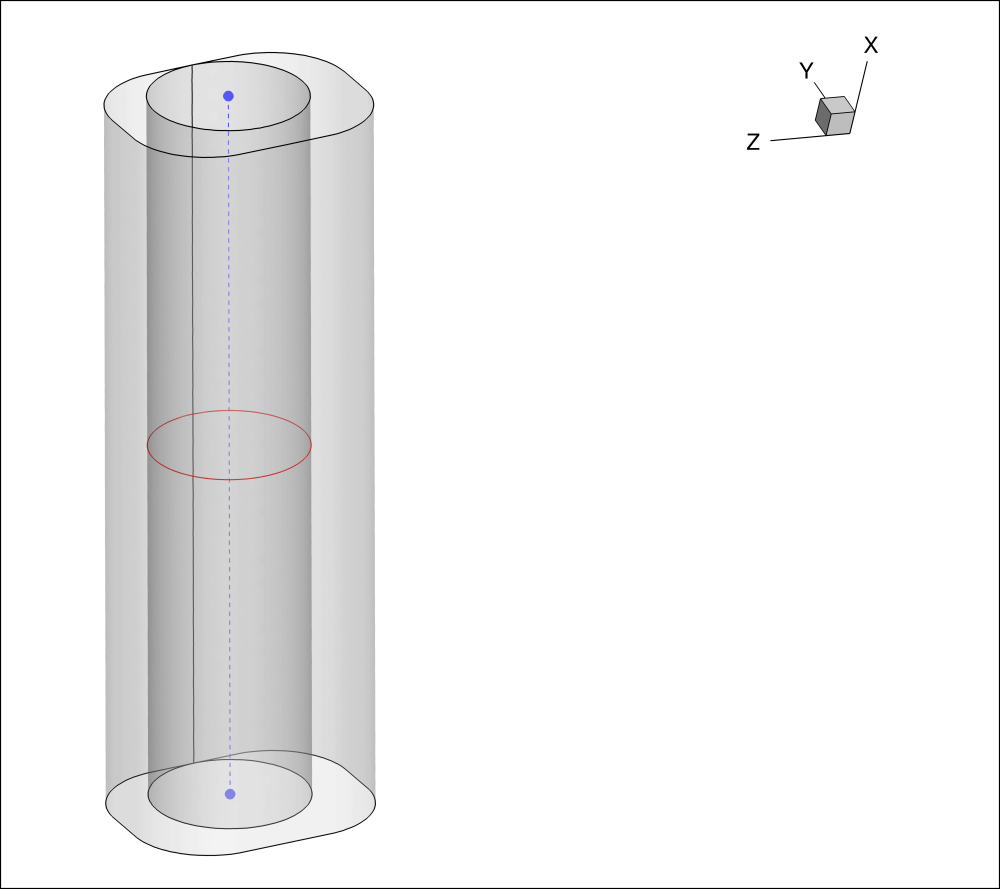
#> input picture tec/holes/00.png, 3000 x 2667 px (shown at 1/3 size)
$ python 00edit.py
#> lines starting #> are read from the running program, lines starting #| are printed output that depends on the picture
import numpy as np
from PIL import Image
import matplotlib.pyplot as plt
import matplotlib.image as img

from matplotlib import rc
rc('text', usetex=True)

filenames = ["00.png", "01.png"]
outnames = ["00edit.png", "01edit.png"]

for i in range(len(filenames)):
	with Image.open(filenames[i]) as inp:
#> inp is the input picture: PIL image 3000x2667 RGB; mean R, G, B 240.8, 240.8, 240.9
		arr = np.array(inp)[50:-50,5:-1600]
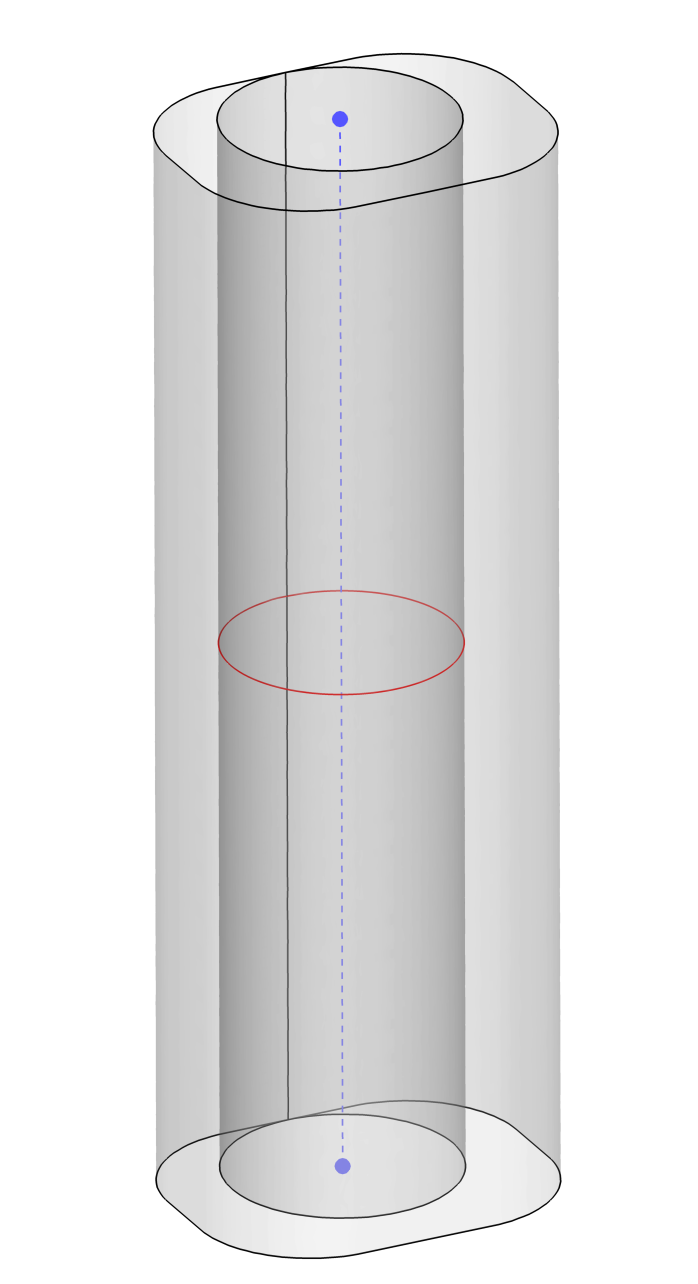
#> arr: shape (2567, 1395, 3) (shown at 1/2 size); mean R, G, B 226.6, 226.5, 226.6

		out = Image.fromarray(arr)
		out.save(outnames[i])
#> pass 2 of the loop `for i in range(len(filenames)):`:
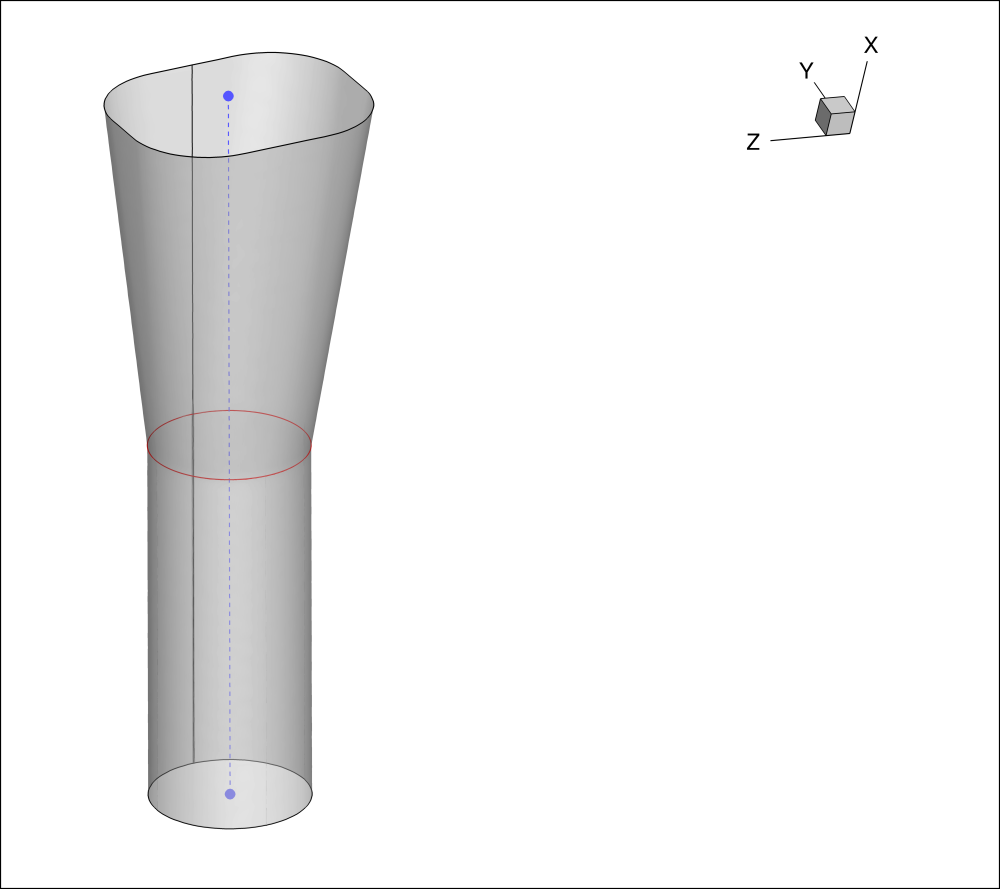
#> input picture tec/holes/01.png, 3000 x 2667 px (shown at 1/3 size)
#> inp is the input picture: PIL image 3000x2667 RGB; mean R, G, B 241.5, 241.4, 241.5
#> `arr = np.array(inp)[50:-50,5:-1600]`:
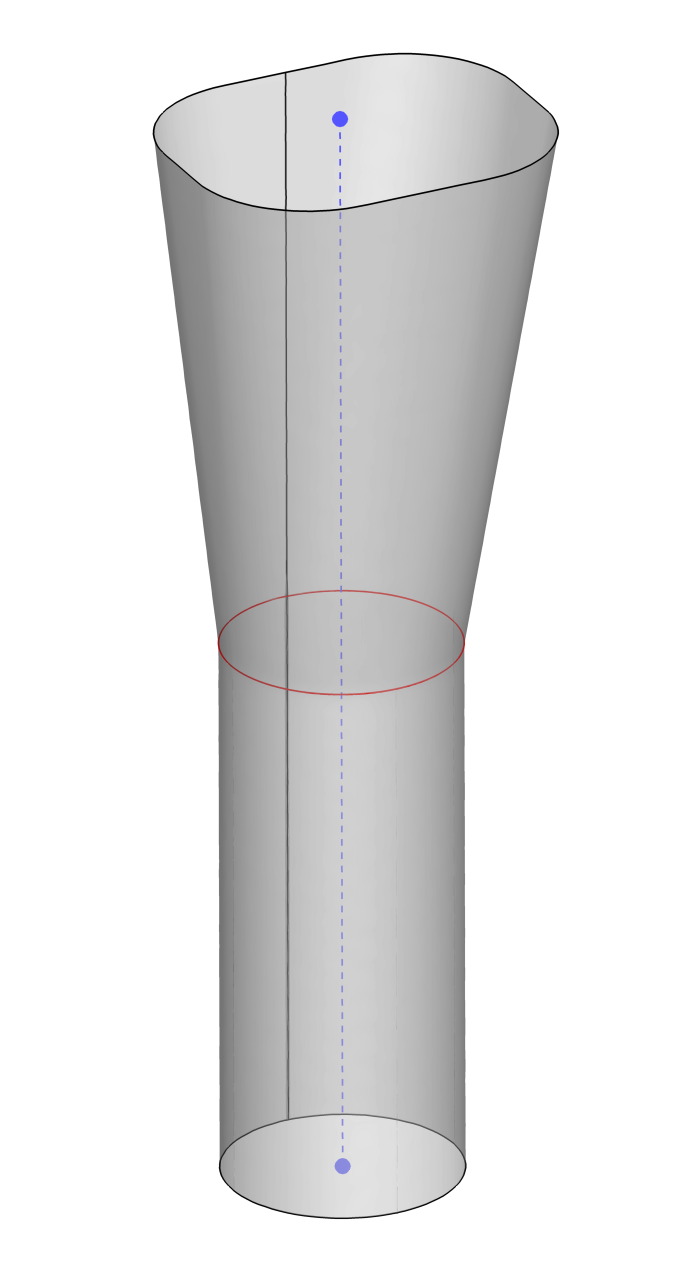
#> arr: shape (2567, 1395, 3) (shown at 1/2 size); mean R, G, B 228, 227.9, 228


fs = 20

for f in outnames:
	fig, ax = plt.subplots(figsize=(6,11))

	image = img.imread(f)
	plt.imshow(image)

	plt.text(580, 200, r"$B(u_B, v_B)$", color = "blue", fontsize = fs)
	plt.text(580, 2400, r"$C(u_C, v_C)$", color = "blue", fontsize = fs)
	plt.text(940, 1300, r"$F_2(u, v_\textrm{transition})$", color = "red", fontsize = fs)

	plt.text(1150, 260, r"$f_B$", fontsize = fs);
	plt.text(960, 2360, r"$f_C$", fontsize = fs);

	ax.axis("off")

#> (the run stopped early here; a loop or call above may not have finished)
